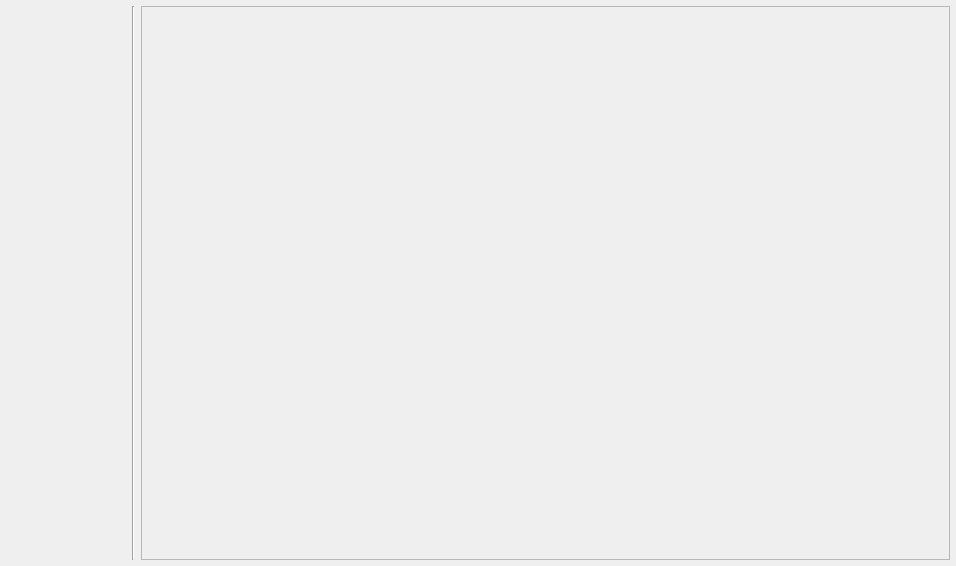
<?xml version="1.0" encoding="UTF-8"?>
<ui version="4.0">
 <class>MainWindow</class>
 <widget class="QMainWindow" name="MainWindow">
  <property name="geometry">
   <rect>
    <x>0</x>
    <y>0</y>
    <width>956</width>
    <height>566</height>
   </rect>
  </property>
  <property name="windowTitle">
   <string>Import data from Interlab4</string>
  </property>
  <widget class="QWidget" name="centralwidget">
   <layout class="QGridLayout" name="gridLayout_main">
    <property name="leftMargin">
     <number>6</number>
    </property>
    <property name="topMargin">
     <number>6</number>
    </property>
    <property name="rightMargin">
     <number>6</number>
    </property>
    <property name="bottomMargin">
     <number>6</number>
    </property>
    <item row="0" column="0" rowspan="3">
     <widget class="QWidget" name="widget" native="true">
      <property name="sizePolicy">
       <sizepolicy hsizetype="Fixed" vsizetype="Preferred">
        <horstretch>0</horstretch>
        <verstretch>0</verstretch>
       </sizepolicy>
      </property>
      <property name="minimumSize">
       <size>
        <width>120</width>
        <height>0</height>
       </size>
      </property>
      <layout class="QGridLayout" name="gridLayout_buttons">
       <property name="leftMargin">
        <number>3</number>
       </property>
       <property name="topMargin">
        <number>3</number>
       </property>
       <property name="rightMargin">
        <number>3</number>
       </property>
       <property name="bottomMargin">
        <number>3</number>
       </property>
      </layout>
     </widget>
    </item>
    <item row="0" column="1" rowspan="3">
     <widget class="Line" name="line">
      <property name="sizePolicy">
       <sizepolicy hsizetype="Fixed" vsizetype="Expanding">
        <horstretch>0</horstretch>
        <verstretch>0</verstretch>
       </sizepolicy>
      </property>
      <property name="minimumSize">
       <size>
        <width>0</width>
        <height>200</height>
       </size>
      </property>
      <property name="orientation">
       <enum>Qt::Vertical</enum>
      </property>
     </widget>
    </item>
    <item row="0" column="2" rowspan="3">
     <widget class="QScrollArea" name="scrollArea">
      <property name="sizePolicy">
       <sizepolicy hsizetype="MinimumExpanding" vsizetype="MinimumExpanding">
        <horstretch>0</horstretch>
        <verstretch>0</verstretch>
       </sizepolicy>
      </property>
      <property name="minimumSize">
       <size>
        <width>200</width>
        <height>200</height>
       </size>
      </property>
      <property name="verticalScrollBarPolicy">
       <enum>Qt::ScrollBarAsNeeded</enum>
      </property>
      <property name="horizontalScrollBarPolicy">
       <enum>Qt::ScrollBarAsNeeded</enum>
      </property>
      <property name="widgetResizable">
       <bool>true</bool>
      </property>
      <widget class="QWidget" name="scrollAreaWidgetContents">
       <property name="geometry">
        <rect>
         <x>0</x>
         <y>0</y>
         <width>799</width>
         <height>550</height>
        </rect>
       </property>
       <property name="sizePolicy">
        <sizepolicy hsizetype="MinimumExpanding" vsizetype="MinimumExpanding">
         <horstretch>0</horstretch>
         <verstretch>0</verstretch>
        </sizepolicy>
       </property>
       <property name="minimumSize">
        <size>
         <width>180</width>
         <height>200</height>
        </size>
       </property>
       <layout class="QVBoxLayout" name="main_vertical_layout">
        <property name="sizeConstraint">
         <enum>QLayout::SetMinimumSize</enum>
        </property>
        <property name="leftMargin">
         <number>6</number>
        </property>
        <property name="topMargin">
         <number>9</number>
        </property>
        <property name="rightMargin">
         <number>6</number>
        </property>
        <property name="bottomMargin">
         <number>6</number>
        </property>
       </layout>
      </widget>
     </widget>
    </item>
   </layout>
  </widget>
 </widget>
 <resources/>
 <connections/>
</ui>
